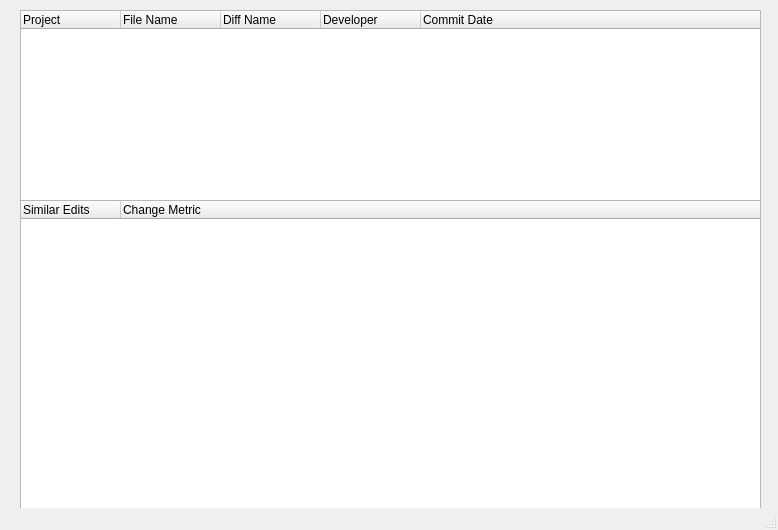
<?xml version="1.0" encoding="UTF-8"?>
<ui version="4.0">
 <class>RepOutput</class>
 <widget class="QMainWindow" name="RepOutput">
  <property name="geometry">
   <rect>
    <x>0</x>
    <y>0</y>
    <width>778</width>
    <height>530</height>
   </rect>
  </property>
  <property name="contextMenuPolicy">
   <enum>Qt::DefaultContextMenu</enum>
  </property>
  <property name="windowTitle">
   <string>Repertoire: Browse similar edits</string>
  </property>
  <property name="whatsThis">
   <string>Repertoire: Browse similar edits</string>
  </property>
  <widget class="QWidget" name="centralwidget">
   <widget class="QTreeWidget" name="cloneList">
    <property name="geometry">
     <rect>
      <x>20</x>
      <y>200</y>
      <width>741</width>
      <height>332</height>
     </rect>
    </property>
    <property name="mouseTracking">
     <bool>true</bool>
    </property>
    <property name="focusPolicy">
     <enum>Qt::ClickFocus</enum>
    </property>
    <property name="contextMenuPolicy">
     <enum>Qt::CustomContextMenu</enum>
    </property>
    <column>
     <property name="text">
      <string>Similar Edits</string>
     </property>
    </column>
    <column>
     <property name="text">
      <string>Change Metric</string>
     </property>
    </column>
   </widget>
   <widget class="QTreeWidget" name="fileList">
    <property name="geometry">
     <rect>
      <x>20</x>
      <y>10</y>
      <width>741</width>
      <height>191</height>
     </rect>
    </property>
    <column>
     <property name="text">
      <string>Project</string>
     </property>
    </column>
    <column>
     <property name="text">
      <string>File Name</string>
     </property>
    </column>
    <column>
     <property name="text">
      <string>Diff Name</string>
     </property>
    </column>
    <column>
     <property name="text">
      <string>Developer</string>
     </property>
    </column>
    <column>
     <property name="text">
      <string>Commit Date</string>
     </property>
    </column>
   </widget>
  </widget>
  <widget class="QMenuBar" name="menubar">
   <property name="geometry">
    <rect>
     <x>0</x>
     <y>0</y>
     <width>778</width>
     <height>25</height>
    </rect>
   </property>
  </widget>
  <widget class="QStatusBar" name="statusbar"/>
 </widget>
 <resources/>
 <connections/>
</ui>
